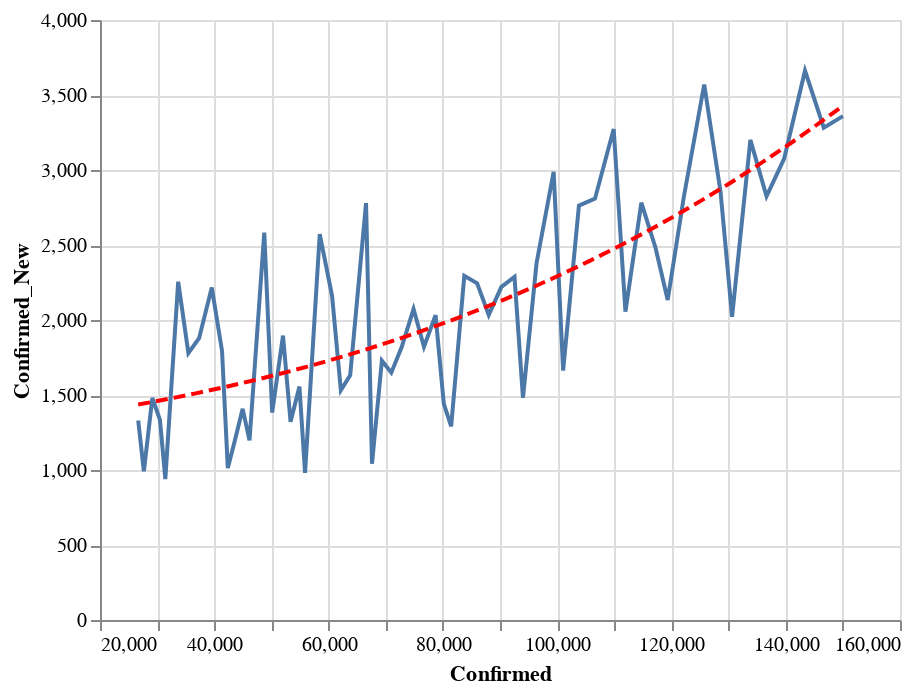

Write notebook code for a chart like this one.
### Code cell
data = state_data('US')
state = alt.Chart(data[data['State'] == 'CA'].sort_values('Date').tail(60)).mark_line().encode(
    x='Confirmed:Q',
    y='Confirmed_New:Q'
)
reg = state.transform_regression("Confirmed", "Confirmed_New", method="poly").mark_line(color='red', strokeDash=[6,3])
(state+reg).interactive()

### Figure 1 — Vega-Lite specification as saved in the notebook (floating-point values rounded to 4 significant figures)
{"config": {"view": {"continuousWidth": 400, "continuousHeight": 300}}, "layer": [{"mark": "line", "encoding": {"x": {"type": "quantitative", "field": "Confirmed"}, "y": {"type": "quantitative", "field": "Confirmed_New"}}, "selection": {"selector004": {"type": "interval", "bind": "scales", "encodings": ["x", "y"]}}}, {"mark": {"type": "line", "color": "red", "strokeDash": [6, 3]}, "encoding": {"x": {"type": "quantitative", "field": "Confirmed"}, "y": {"type": "quantitative", "field": "Confirmed_New"}}, "transform": [{"on": "Confirmed", "regression": "Confirmed_New", "method": "poly"}]}], "data": {"name": "data-0cc16db52c442697c6a6f24970431861"}, "$schema": "https://vega.github.io/schema/vega-lite/v4.0.2.json", "datasets": {"data-0cc16db52c442697c6a6f24970431861": [{"State": "CA", "Date": "04-15-2020", "Confirmed": 26690.0, "Deaths": 860.0, "Recovered": 0.0, "Confirmed_New": 1330.0, "Deaths_New": 93.0, "Recovered_New": 0.0, "Active": 25830.0}, {"State": "CA", "Date": "04-16-2020", "Confirmed": 27680.0, "Deaths": 956.0, "Recovered": 0.0, "Confirmed_New": 991.0, "Deaths_New": 96.0, "Recovered_New": 0.0, "Active": 26720.0}, {"State": "CA", "Date": "04-17-2020", "Confirmed": 29160.0, "Deaths": 1037.0, "Recovered": 0.0, "Confirmed_New": 1480.0, "Deaths_New": 81.0, "Recovered_New": 0.0, "Active": 28120.0}, {"State": "CA", "Date": "04-18-2020", "Confirmed": 30490.0, "Deaths": 1140.0, "Recovered": 0.0, "Confirmed_New": 1334.0, "Deaths_New": 103.0, "Recovered_New": 0.0, "Active": 29350.0}, {"State": "CA", "Date": "04-19-2020", "Confirmed": 31430.0, "Deaths": 1177.0, "Recovered": 0.0, "Confirmed_New": 940.0, "Deaths_New": 37.0, "Recovered_New": 0.0, "Active": 30250.0}, {"State": "CA", "Date": "04-20-2020", "Confirmed": 33690.0, "Deaths": 1225.0, "Recovered": 0.0, "Confirmed_New": 2255.0, "Deaths_New": 48.0, "Recovered_New": 0.0, "Active": 32460.0}, {"State": "CA", "Date": "04-21-2020", "Confirmed": 35460.0, "Deaths": 1282.0, "Recovered": 0.0, "Confirmed_New": 1779.0, "Deaths_New": 57.0, "Recovered_New": 0.0, "Active": 34180.0}, {"State": "CA", "Date": "04-22-2020", "Confirmed": 37340.0, "Deaths": 1421.0, "Recovered": 0.0, "Confirmed_New": 1879.0, "Deaths_New": 139.0, "Recovered_New": 0.0, "Active": 35920.0}, {"State": "CA", "Date": "04-23-2020", "Confirmed": 39560.0, "Deaths": 1533.0, "Recovered": 0.0, "Confirmed_New": 2217.0, "Deaths_New": 112.0, "Recovered_New": 0.0, "Active": 38030.0}, {"State": "CA", "Date": "04-24-2020", "Confirmed": 41360.0, "Deaths": 1621.0, "Recovered": 0.0, "Confirmed_New": 1794.0, "Deaths_New": 88.0, "Recovered_New": 0.0, "Active": 39730.0}, {"State": "CA", "Date": "04-25-2020", "Confirmed": 42370.0, "Deaths": 1689.0, "Recovered": 0.0, "Confirmed_New": 1013.0, "Deaths_New": 68.0, "Recovered_New": 0.0, "Active": 40680.0}, {"State": "CA", "Date": "04-26-2020", "Confirmed": 43560.0, "Deaths": 1725.0, "Recovered": 0.0, "Confirmed_New": 1190.0, "Deaths_New": 36.0, "Recovered_New": 0.0, "Active": 41830.0}, {"State": "CA", "Date": "04-27-2020", "Confirmed": 44970.0, "Deaths": 1779.0, "Recovered": 0.0, "Confirmed_New": 1408.0, "Deaths_New": 54.0, "Recovered_New": 0.0, "Active": 43190.0}, {"State": "CA", "Date": "04-28-2020", "Confirmed": 46160.0, "Deaths": 1864.0, "Recovered": 0.0, "Confirmed_New": 1198.0, "Deaths_New": 85.0, "Recovered_New": 0.0, "Active": 44300.0}, {"State": "CA", "Date": "04-29-2020", "Confirmed": 48750.0, "Deaths": 1946.0, "Recovered": 0.0, "Confirmed_New": 2583.0, "Deaths_New": 82.0, "Recovered_New": 0.0, "Active": 46800.0}, {"State": "CA", "Date": "04-30-2020", "Confirmed": 50130.0, "Deaths": 2031.0, "Recovered": 0.0, "Confirmed_New": 1383.0, "Deaths_New": 85.0, "Recovered_New": 0.0, "Active": 48100.0}, {"State": "CA", "Date": "05-01-2020", "Confirmed": 52030.0, "Deaths": 2126.0, "Recovered": 0.0, "Confirmed_New": 1896.0, "Deaths_New": 95.0, "Recovered_New": 0.0, "Active": 49900.0}, {"State": "CA", "Date": "05-02-2020", "Confirmed": 53350.0, "Deaths": 2180.0, "Recovered": 0.0, "Confirmed_New": 1321.0, "Deaths_New": 54.0, "Recovered_New": 0.0, "Active": 51170.0}, {"State": "CA", "Date": "05-03-2020", "Confirmed": 54900.0, "Deaths": 2216.0, "Recovered": 0.0, "Confirmed_New": 1556.0, "Deaths_New": 36.0, "Recovered_New": 0.0, "Active": 52690.0}, {"State": "CA", "Date": "05-04-2020", "Confirmed": 55880.0, "Deaths": 2278.0, "Recovered": 0.0, "Confirmed_New": 981.0, "Deaths_New": 62.0, "Recovered_New": 0.0, "Active": 53610.0}, {"State": "CA", "Date": "05-05-2020", "Confirmed": 58460.0, "Deaths": 2381.0, "Recovered": 0.0, "Confirmed_New": 2572.0, "Deaths_New": 103.0, "Recovered_New": 0.0, "Active": 56080.0}, {"State": "CA", "Date": "05-06-2020", "Confirmed": 60620.0, "Deaths": 2464.0, "Recovered": 0.0, "Confirmed_New": 2160.0, "Deaths_New": 83.0, "Recovered_New": 0.0, "Active": 58150.0}, {"State": "CA", "Date": "05-07-2020", "Confirmed": 62150.0, "Deaths": 2535.0, "Recovered": 0.0, "Confirmed_New": 1532.0, "Deaths_New": 71.0, "Recovered_New": 0.0, "Active": 59610.0}, {"State": "CA", "Date": "05-08-2020", "Confirmed": 63780.0, "Deaths": 2613.0, "Recovered": 0.0, "Confirmed_New": 1631.0, "Deaths_New": 78.0, "Recovered_New": 0.0, "Active": 61170.0}, {"State": "CA", "Date": "05-09-2020", "Confirmed": 66560.0, "Deaths": 2687.0, "Recovered": 0.0, "Confirmed_New": 2779.0, "Deaths_New": 74.0, "Recovered_New": 0.0, "Active": 63870.0}, {"State": "CA", "Date": "05-10-2020", "Confirmed": 67600.0, "Deaths": 2716.0, "Recovered": 0.0, "Confirmed_New": 1042.0, "Deaths_New": 29.0, "Recovered_New": 0.0, "Active": 64880.0}, {"State": "CA", "Date": "05-11-2020", "Confirmed": 69330.0, "Deaths": 2779.0, "Recovered": 0.0, "Confirmed_New": 1729.0, "Deaths_New": 63.0, "Recovered_New": 0.0, "Active": 66550.0}, {"State": "CA", "Date": "05-12-2020", "Confirmed": 70980.0, "Deaths": 2879.0, "Recovered": 0.0, "Confirmed_New": 1649.0, "Deaths_New": 100.0, "Recovered_New": 0.0, "Active": 68100.0}, {"State": "CA", "Date": "05-13-2020", "Confirmed": 72800.0, "Deaths": 2957.0, "Recovered": 0.0, "Confirmed_New": 1820.0, "Deaths_New": 78.0, "Recovered_New": 0.0, "Active": 69840.0}, {"State": "CA", "Date": "05-14-2020", "Confirmed": 74870.0, "Deaths": 3052.0, "Recovered": 0.0, "Confirmed_New": 2073.0, "Deaths_New": 95.0, "Recovered_New": 0.0, "Active": 71820.0}, {"State": "CA", "Date": "05-15-2020", "Confirmed": 76690.0, "Deaths": 3136.0, "Recovered": 0.0, "Confirmed_New": 1822.0, "Deaths_New": 84.0, "Recovered_New": 0.0, "Active": 73560.0}, {"State": "CA", "Date": "05-16-2020", "Confirmed": 78720.0, "Deaths": 3208.0, "Recovered": 0.0, "Confirmed_New": 2032.0, "Deaths_New": 72.0, "Recovered_New": 0.0, "Active": 75520.0}, {"State": "CA", "Date": "05-17-2020", "Confirmed": 80170.0, "Deaths": 3240.0, "Recovered": 0.0, "Confirmed_New": 1441.0, "Deaths_New": 32.0, "Recovered_New": 0.0, "Active": 76930.0}, {"State": "CA", "Date": "05-18-2020", "Confirmed": 81460.0, "Deaths": 3279.0, "Recovered": 0.0, "Confirmed_New": 1291.0, "Deaths_New": 39.0, "Recovered_New": 0.0, "Active": 78180.0}, {"State": "CA", "Date": "05-19-2020", "Confirmed": 83750.0, "Deaths": 3403.0, "Recovered": 0.0, "Confirmed_New": 2295.0, "Deaths_New": 124.0, "Recovered_New": 0.0, "Active": 80350.0}, {"State": "CA", "Date": "05-20-2020", "Confirmed": 86000.0, "Deaths": 3497.0, "Recovered": 0.0, "Confirmed_New": 2245.0, "Deaths_New": 94.0, "Recovered_New": 0.0, "Active": 82500.0}, {"State": "CA", "Date": "05-21-2020", "Confirmed": 88030.0, "Deaths": 3583.0, "Recovered": 0.0, "Confirmed_New": 2034.0, "Deaths_New": 86.0, "Recovered_New": 0.0, "Active": 84450.0}, {"State": "CA", "Date": "05-22-2020", "Confirmed": 90250.0, "Deaths": 3666.0, "Recovered": 0.0, "Confirmed_New": 2221.0, "Deaths_New": 83.0, "Recovered_New": 0.0, "Active": 86590.0}, {"State": "CA", "Date": "05-23-2020", "Confirmed": 92540.0, "Deaths": 3738.0, "Recovered": 0.0, "Confirmed_New": 2287.0, "Deaths_New": 72.0, "Recovered_New": 0.0, "Active": 88800.0}, {"State": "CA", "Date": "05-24-2020", "Confirmed": 94020.0, "Deaths": 3754.0, "Recovered": 0.0, "Confirmed_New": 1481.0, "Deaths_New": 16.0, "Recovered_New": 0.0, "Active": 90270.0}, {"State": "CA", "Date": "05-25-2020", "Confirmed": 96400.0, "Deaths": 3769.0, "Recovered": 0.0, "Confirmed_New": 2380.0, "Deaths_New": 15.0, "Recovered_New": 0.0, "Active": 92630.0}, {"State": "CA", "Date": "05-26-2020", "Confirmed": 99390.0, "Deaths": 3819.0, "Recovered": 0.0, "Confirmed_New": 2987.0, "Deaths_New": 50.0, "Recovered_New": 0.0, "Active": 95570.0}, {"State": "CA", "Date": "05-27-2020", "Confirmed": 101000.0, "Deaths": 3895.0, "Recovered": 0.0, "Confirmed_New": 1663.0, "Deaths_New": 76.0, "Recovered_New": 0.0, "Active": 97160.0}, {"State": "CA", "Date": "05-28-2020", "Confirmed": 103800.0, "Deaths": 3993.0, "Recovered": 0.0, "Confirmed_New": 2763.0, "Deaths_New": 98.0, "Recovered_New": 0.0, "Active": 99820.0}, {"State": "CA", "Date": "05-29-2020", "Confirmed": 106600.0, "Deaths": 4077.0, "Recovered": 0.0, "Confirmed_New": 2809.0, "Deaths_New": 84.0, "Recovered_New": 0.0, "Active": 102500.0}, {"State": "CA", "Date": "05-30-2020", "Confirmed": 109900.0, "Deaths": 4144.0, "Recovered": 0.0, "Confirmed_New": 3273.0, "Deaths_New": 67.0, "Recovered_New": 0.0, "Active": 105800.0}, {"State": "CA", "Date": "05-31-2020", "Confirmed": 112000.0, "Deaths": 4172.0, "Recovered": 0.0, "Confirmed_New": 2056.0, "Deaths_New": 28.0, "Recovered_New": 0.0, "Active": 107800.0}, {"State": "CA", "Date": "06-01-2020", "Confirmed": 114700.0, "Deaths": 4217.0, "Recovered": 0.0, "Confirmed_New": 2782.0, "Deaths_New": 45.0, "Recovered_New": 0.0, "Active": 110500.0}, {"State": "CA", "Date": "06-02-2020", "Confirmed": 117200.0, "Deaths": 4305.0, "Recovered": 0.0, "Confirmed_New": 2482.0, "Deaths_New": 88.0, "Recovered_New": 0.0, "Active": 112900.0}, {"State": "CA", "Date": "06-03-2020", "Confirmed": 119300.0, "Deaths": 4374.0, "Recovered": 0.0, "Confirmed_New": 2133.0, "Deaths_New": 69.0, "Recovered_New": 0.0, "Active": 115000.0}, {"State": "CA", "Date": "06-04-2020", "Confirmed": 122200.0, "Deaths": 4444.0, "Recovered": 0.0, "Confirmed_New": 2820.0, "Deaths_New": 70.0, "Recovered_New": 0.0, "Active": 117700.0}, {"State": "CA", "Date": "06-05-2020", "Confirmed": 125700.0, "Deaths": 4529.0, "Recovered": 0.0, "Confirmed_New": 3570.0, "Deaths_New": 85.0, "Recovered_New": 0.0, "Active": 121200.0}, {"State": "CA", "Date": "06-06-2020", "Confirmed": 128600.0, "Deaths": 4606.0, "Recovered": 0.0, "Confirmed_New": 2855.0, "Deaths_New": 77.0, "Recovered_New": 0.0, "Active": 124000.0}, {"State": "CA", "Date": "06-07-2020", "Confirmed": 130600.0, "Deaths": 4632.0, "Recovered": 0.0, "Confirmed_New": 2022.0, "Deaths_New": 26.0, "Recovered_New": 0.0, "Active": 126000.0}, {"State": "CA", "Date": "06-08-2020", "Confirmed": 133800.0, "Deaths": 4657.0, "Recovered": 0.0, "Confirmed_New": 3201.0, "Deaths_New": 25.0, "Recovered_New": 0.0, "Active": 129200.0}, {"State": "CA", "Date": "06-09-2020", "Confirmed": 136600.0, "Deaths": 4745.0, "Recovered": 0.0, "Confirmed_New": 2825.0, "Deaths_New": 88.0, "Recovered_New": 0.0, "Active": 131900.0}, {"State": "CA", "Date": "06-10-2020", "Confirmed": 139700.0, "Deaths": 4854.0, "Recovered": 0.0, "Confirmed_New": 3074.0, "Deaths_New": 109.0, "Recovered_New": 0.0, "Active": 134900.0}, {"State": "CA", "Date": "06-11-2020", "Confirmed": 143400.0, "Deaths": 4934.0, "Recovered": 0.0, "Confirmed_New": 3662.0, "Deaths_New": 80.0, "Recovered_New": 0.0, "Active": 138400.0}, {"State": "CA", "Date": "06-12-2020", "Confirmed": 146700.0, "Deaths": 4978.0, "Recovered": 0.0, "Confirmed_New": 3282.0, "Deaths_New": 44.0, "Recovered_New": 0.0, "Active": 141700.0}, {"State": "CA", "Date": "06-13-2020", "Confirmed": 150000.0, "Deaths": 5076.0, "Recovered": 0.0, "Confirmed_New": 3359.0, "Deaths_New": 98.0, "Recovered_New": 0.0, "Active": 144900.0}]}}
